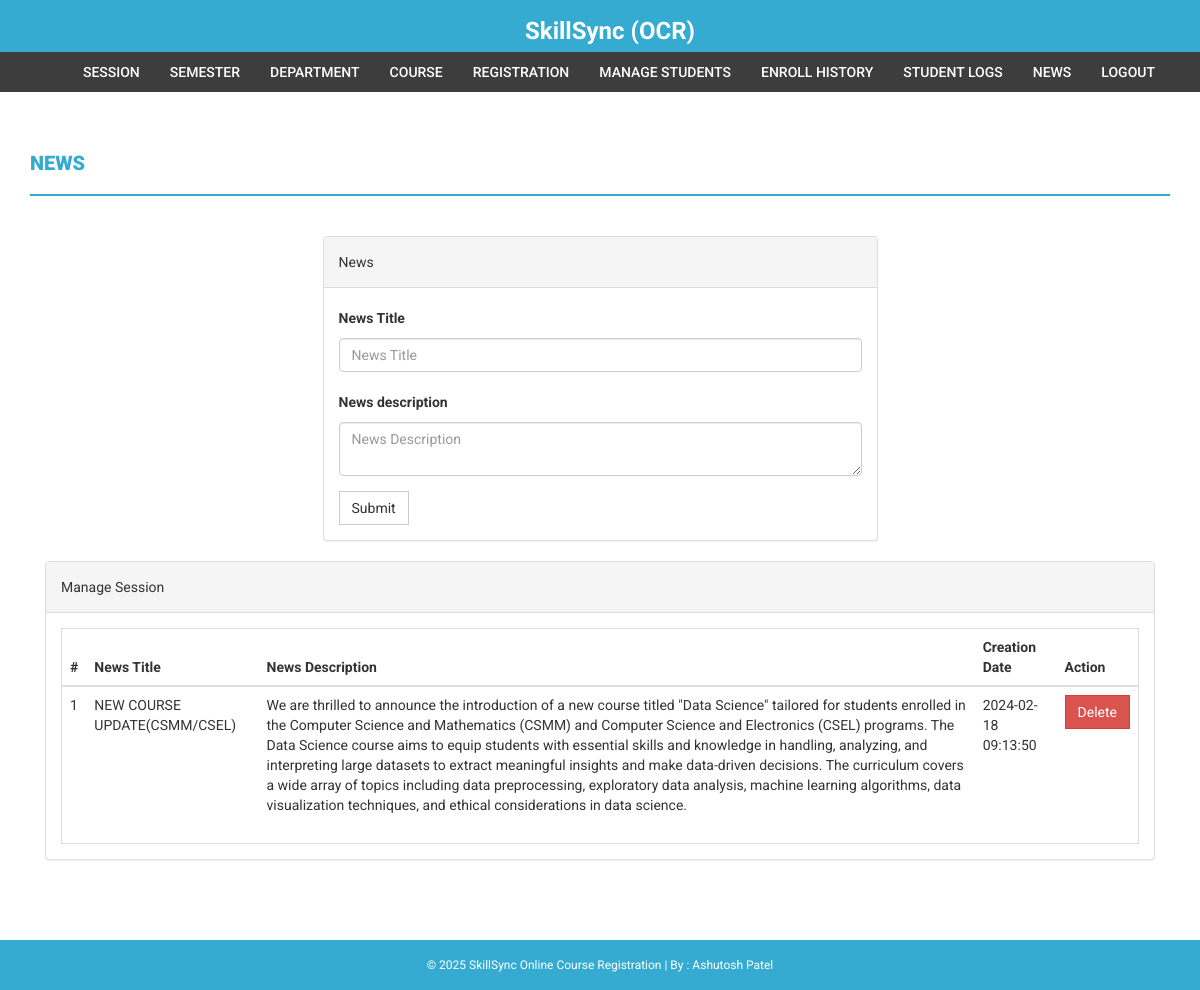
The app's page /admin/news.php (signed in) with its own data.
### tables this page shows
CREATE TABLE `news` (
  `id` int(11) NOT NULL,
  `newstitle` varchar(255) DEFAULT NULL,
  `newsDescription` mediumtext DEFAULT NULL,
  `postingDate` timestamp NULL DEFAULT current_timestamp()
);

### admin/news.php (the view, shortened to what this page needs)
<?php
if(strlen($_SESSION['alogin'])==0)
    {
header('location:index.php');
}else{
?>
<!DOCTYPE html>
<html xmlns="http://www.w3.org/1999/xhtml">
<head>
    <link href="../assets/css/bootstrap.css" rel="stylesheet" />
    <link href="../assets/css/font-awesome.css" rel="stylesheet" />
    <link href="../assets/css/style.css" rel="stylesheet" />
</head>
<body>
<?php include('includes/header.php');?>
<?php if($_SESSION['alogin']!="")
{
 include('includes/menubar.php');
}
 ?>
    <div class="content-wrapper">
        <div class="container">
              <div class="row">
                    <div class="col-md-12">
                        <h1 class="page-head-line">News  </h1>
                    </div>
                </div>
                <div class="row" >
                  <div class="col-md-3"></div>
                    <div class="col-md-6">
                        <div class="panel panel-default">
                        <div class="panel-heading">
                           News
                        </div>
                        <div class="panel-body">
                       <form name="dept" method="post">
   <div class="form-group">
    <label for="department">News Title </label>
    <input type="text" class="form-control" id="newstitle" name="newstitle" placeholder="News Title" required />
  </div>
     <div class="form-group">
    <label for="department">News description </label>
    <textarea class="form-control" id="description" name="description" placeholder="News Description" required></textarea>
  </div>
 <button type="submit" name="submit" class="btn btn-default">Submit</button>
</form>
                            </div>
                            </div>
                    </div>
                </div>
                <div class="col-md-12">
                    <div class="panel panel-default">
                        <div class="panel-heading">
                            Manage Session
                        </div>
                        <div class="panel-body">
                            <div class="table-responsive table-bordered">
                                <table class="table">
                                    <thead>
                                        <tr>
                                            <th>#</th>
                                            <th>News Title</th>
                                            <th>News Description</th>
                                            <th>Creation Date</th>
                                            <th>Action</th>
                                        </tr>
                                    </thead>
                                    <tbody>
<?php
$sql=mysqli_query($con,"select * from news");
$cnt=1;
while($row=mysqli_fetch_array($sql))
{
?>
                                        <tr>
                                            <td><?php echo $cnt;?></td>
                                            <td><?php echo htmlentities($row['newstitle']);?></td>
                                            <td><?php echo htmlentities($row['newsDescription']);?></td>
                                            <td><?php echo htmlentities($row['postingDate']);?></td>
                                            <td>
  <a href="news.php?id=<?php echo $row['id']?>&del=delete" onClick="return confirm('Are you sure you want to delete?')">
                                            <button class="btn btn-danger">Delete</button>
</a>
                                            </td>
                                        </tr>
<?php
$cnt++;
} ?>
                                    </tbody>
                                </table>
                            </div>
                        </div>
                    </div>
                </div>
            </div>
        </div>
  <?php include('../includes/footer.php');?>
</body>
</html>
<?php } ?>

### assets/css/style.css (style rules this page uses)
body { font-family: 'Roboto', sans-serif; line-height: 30px; }
.content-wrapper { margin-top: 40px; min-height: 600px; padding-bottom: 60px; }
.page-head-line { font-weight: 900; padding-bottom: 20px; border-bottom: 2px solid #36abd2; text-transform: uppercase; color: #36abd2; font-size: 20px; margin-bottom: 40px; }
.btn { border-radius: 0px; -webkit-border-radius: 0px; -moz-border-radius: 0px; }

### records on screen
news: newstitle "NEW COURSE UPDATE(CSMM/CSEL)", newsDescription "We are thrilled to announce the introduction of a new course titled \"Data Science\" tailored for students enrolled in the Computer Science and Mathematics (CSMM) and Computer Science and Electronics (CSEL) programs. The Data Science course aims to equip students with essential skills and knowledge in handling, analyzing, and interpreting large datasets to extract meaningful insights and make data-driven decisions. The curriculum covers a wide array of topics including data preprocessing, exploratory data analysis, machine learning algorithms, data visualization techniques, and ethical considerations in data science.", postingDate "2024-02-18 09:13:50"
